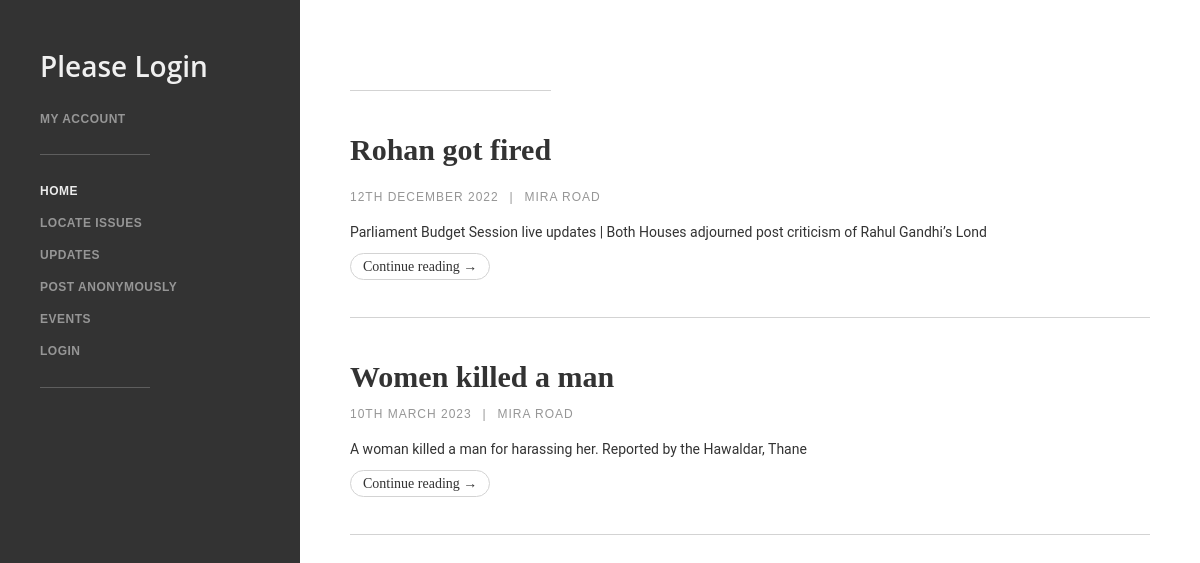
The page / on the database its author committed.
### myapp/models.py (models this page shows)
class News(models.Model):
    headline = models.CharField(max_length=50)
    date = models.CharField(max_length=50)
    place = models.CharField(max_length=50)
    details = models.CharField(max_length=100)

### myapp/views.py (the view)
# urls.py: path('', views.index, name='index'),
def index(request):
    news = News.objects.all()
    return render(request, 'index.html', {'news' :news})

### template/index.html (shortened to what this page needs)
<!DOCTYPE html>
<html lang="en">
<head>
    <link rel="stylesheet" href="/static/style.css">
</head>
<body>
    <div class="sidebar-column">
        <div data-collapse="medium" data-animation="default" data-duration="400" data-easing="ease" data-easing2="ease"
          role="banner" class="navigation-bar w-nav">
          <div class="w-container"><a href="#" class="logo-link w-nav-brand">
            {% if user.is_authenticated %}
            <h1 class="logo-text">Welcome, {{user.username}}</h1>
          {% else %}
          <h1 class="logo-text">Please Login</h1>
          {% endif %}
          </a>
            <nav role="navigation" class="navigation-menu w-nav-menu">
              <p class="main-subheading w-hidden-medium w-hidden-small w-hidden-tiny"><a href="#" class="nav-link w-nav-link">MY ACCOUNT</a></p>
              <div class="divider w-hidden-medium w-hidden-small w-hidden-tiny"></div>
              <a href="/template/index.html" aria-current="page" class="nav-link w-nav-link w--current" style="max-width: 940px;">Home</a>
              <a href="/locate" class="nav-link w-nav-link" style="max-width: 940px;">Locate Issues</a>
              <a href="/updates" class="nav-link w-nav-link" style="max-width: 940px;">Updates</a>
              <a href="/template/chat.html" class="nav-link w-nav-link" style="max-width: 940px;">Post Anonymously</a>
              <a href="#" class="nav-link w-nav-link" style="max-width: 940px;">Events</a>
              {% if user.is_authenticated %}
          <a href="/login" class="nav-link w-nav-link" style="max-width: 940px;">LogOut</a>
          {% else %}
          <a href="/login" class="nav-link w-nav-link" style="max-width: 940px;">LogIn</a>
          {% endif %}
              <div class="divider"></div>
              <div class="social-link-group"><a href="#" class="social-icon-link w-inline-block"><img
                    width="25" alt=""></a><a href="#" class="social-icon-link w-inline-block"><img
                    width="25" alt=""></a><a href="#" class="social-icon-link w-inline-block"><img
                    width="25" alt=""></a><a href="#" class="social-icon-link w-inline-block"><img
                    width="25" alt=""></a><a href="#" class="social-icon-link w-inline-block"><img
                    width="25" alt=""></a><a href="#" class="social-icon-link w-inline-block"><img
                    width="25" alt=""></a></div>
            </nav>
          </div>
        </div>
      </div>
      <div class="content">
        <div class="blog-list w-dyn-list">
          <div role="list" class="w-dyn-items">
            <div role="listitem" class="w-dyn-item">
              <div class="post-wrapper">
                <a href="#" class="blog-title-link w-inline-block">
                  {% for news in news %}
              <div class="post-wrapper"></div>
              <h1 class="blog-title blog-title-link">{{news.headline}}</h1>
            </a>
            <div class="post-info-wrapper">
              <div class="post-info">{{news.date}}</div>
              <div class="post-info">|</div>
              <a href="#" class="post-info when-link">{{news.place}}</a>
            </div>
            <p class="post-summary">{{news.details}}</p>
            <a href="#" class="button-round w-button">Continue reading →</a>
          {% endfor %}
              </div>
            </div>
            </div>
          </div>
        </div>
</body>
</html>

### static/style.css (style rules this page uses)
html { font-family: sans-serif; -ms-text-size-adjust: 100%; -webkit-text-size-adjust: 100%; }
body { margin: 0 }
* { -webkit-box-sizing: border-box; -moz-box-sizing: border-box; box-sizing: border-box }
html { height: 100% }
body { margin: 0; min-height: 100%; background-color: #fff; font-family: Arial, sans-serif; font-size: 14px; line-height: 20px; color: #333 }
.w-nav:before, .w-nav:after { content: " "; display: table; grid-column-start: 1; grid-row-start: 1; grid-column-end: 2; grid-row-end: 2 }
.w-nav:after { clear: both }
.social-icon-link { width: 19px; margin-right: 11px; opacity: 0.41; -webkit-transition: opacity 200ms ease; transition: opacity 200ms ease; }
.nav-link { display: block; padding: 6px 0px; -webkit-transition: color 200ms ease; transition: color 200ms ease; color: #969696; font-size: 12px; font-weight: 600; letter-spacing: 0.5px; text-decoration: none; text-transform: uppercase; }
.nav-link.w--current { color: #ebebeb; }
.post-wrapper { margin-bottom: 40px; padding-bottom: 40px; border-bottom: 1px solid #d3d3d3; background-color: #fff; }
.post-summary { display: block; margin-bottom: 14px; line-height: 144%; font-family: 'Roboto', sans-serif; }
.post-info { display: inline-block; margin-right: 8px; color: #969696; font-size: 12px; line-height: 125%; letter-spacing: 1px; text-transform: uppercase; }
.post-info.when-link { text-decoration: none; }
.blog-title-link { display: block; -webkit-transition: opacity 200ms ease; transition: opacity 200ms ease; color: #333; text-decoration: none; }
.social-link-group { margin-top: 20px; margin-bottom: 0px; }
.blog-title { margin-top: 0px; margin-bottom: 10px; font-size: 30px; line-height: 37px; font-family: arial narrow bold; }
.main-subheading { display: block; margin-top: 20px; margin-bottom: 20px; font-size: 12px; line-height: 150%; }
.button-round { padding: 5px 12px; border: 1px solid #d3d3d3; border-radius: 20px; background-color: #fff; -webkit-transition: border 200ms ease, color 200ms ease; transition: border 200ms ease, color 200ms ease; color: #333; font-size: 14px; font-weight: 300; }
.post-info-wrapper { margin-top: 10px; margin-bottom: 10px; font-size: 10px; }
.content { width: 75%; margin-left: 25%; padding: 50px; }
.sidebar-column { position: fixed; left: 0px; top: 0px; bottom: 0px; width: 25%; height: 100%; padding: 50px 40px; background-color: #333; color: #9b9b9b; }
.logo-text { margin-top: 0px; margin-bottom: 0px; font-family: 'Open Sans', sans-serif; color: #f0f0f0; font-size: 28px; line-height: 120%; font-weight: 600; }
.logo-link { display: block; float: none; }
.divider { width: 50%; height: 1px; margin-top: 20px; margin-bottom: 20px; background-color: #5e5e5e; }
.blog-list { display: block; max-width: 1000px; margin-right: auto; margin-left: auto; }
.w-nav-brand { text-decoration: none; }
.button-round { text-decoration: none; }
.w-button { font-family: 'Times New Roman', Times, serif; }
.w-inline-block { max-width: 100%; display: inline-block }

### rows shown on the page
News: headline "Rohan got fired", date "12TH DECEMBER 2022", place "MIRA ROAD", details "Parliament Budget Session live updates | Both Houses adjourned post criticism of Rahul Gandhi’s Lond"
News: headline "Women killed a man", date "10TH MARCH 2023", place "MIRA ROAD", details "A woman killed a man for harassing her. Reported by the Hawaldar, Thane"
